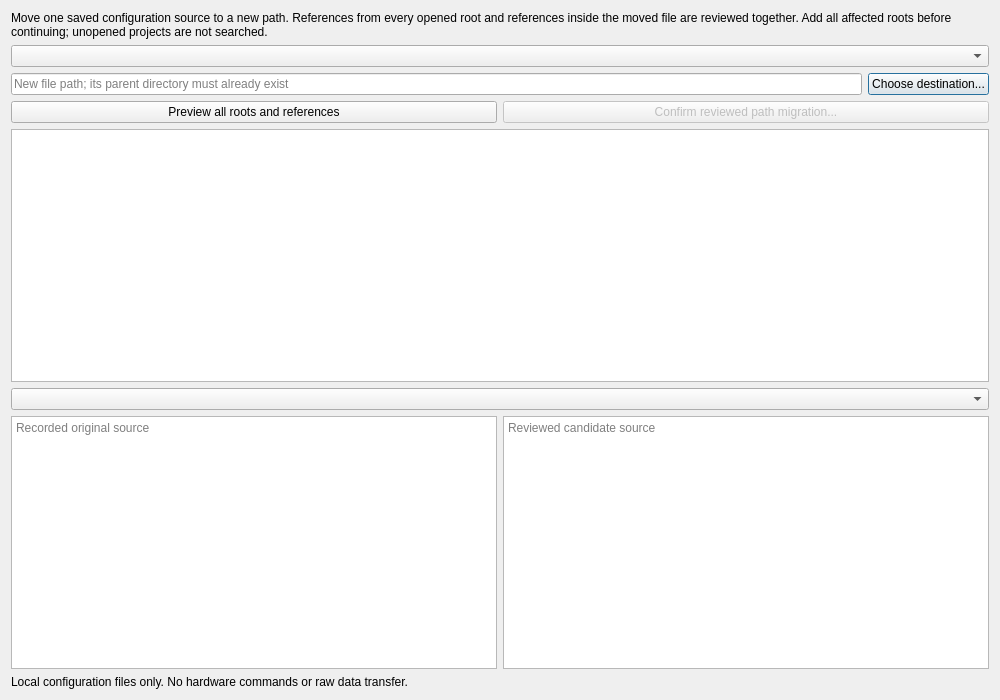
<?xml version="1.0" encoding="UTF-8"?>
<ui version="4.0">
 <class>WorkspaceMigrationWindow</class>
 <widget class="QDialog" name="WorkspaceMigrationWindow">
  <property name="windowTitle"><string>Migrate configuration source path</string></property>
  <property name="geometry"><rect><x>0</x><y>0</y><width>1000</width><height>700</height></rect></property>
  <layout class="QVBoxLayout" name="verticalLayout">
   <item><widget class="QLabel" name="description"><property name="text"><string>Move one saved configuration source to a new path. References from every opened root and references inside the moved file are reviewed together. Add all affected roots before continuing; unopened projects are not searched.</string></property><property name="wordWrap"><bool>true</bool></property></widget></item>
   <item><widget class="QComboBox" name="source"/></item>
   <item><layout class="QHBoxLayout" name="destinationLayout">
    <item><widget class="QLineEdit" name="destination"><property name="placeholderText"><string>New file path; its parent directory must already exist</string></property></widget></item>
    <item><widget class="QPushButton" name="choose"><property name="text"><string>Choose destination...</string></property></widget></item>
   </layout></item>
   <item><layout class="QHBoxLayout" name="actionLayout">
    <item><widget class="QPushButton" name="preview"><property name="text"><string>Preview all roots and references</string></property></widget></item>
    <item><widget class="QPushButton" name="apply"><property name="text"><string>Confirm reviewed path migration...</string></property><property name="enabled"><bool>false</bool></property></widget></item>
   </layout></item>
   <item><widget class="QPlainTextEdit" name="review"><property name="readOnly"><bool>true</bool></property><property name="maximumHeight"><number>230</number></property></widget></item>
   <item><widget class="QComboBox" name="reviewSource"/></item>
   <item><layout class="QHBoxLayout" name="sourceLayout">
    <item><widget class="QPlainTextEdit" name="before"><property name="readOnly"><bool>true</bool></property><property name="placeholderText"><string>Recorded original source</string></property></widget></item>
    <item><widget class="QPlainTextEdit" name="after"><property name="readOnly"><bool>true</bool></property><property name="placeholderText"><string>Reviewed candidate source</string></property></widget></item>
   </layout></item>
   <item><widget class="QLabel" name="status"><property name="wordWrap"><bool>true</bool></property><property name="text"><string>Local configuration files only. No hardware commands or raw data transfer.</string></property></widget></item>
  </layout>
 </widget>
 <resources/>
 <connections/>
</ui>
